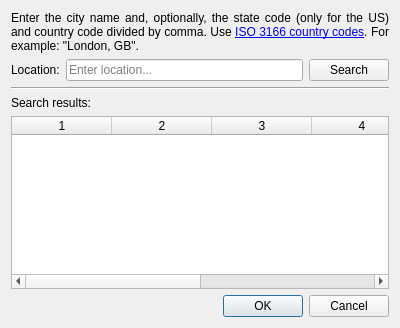
<?xml version="1.0" encoding="UTF-8"?>
<ui version="4.0">
 <class>LocationFinderDialog</class>
 <widget class="QDialog" name="LocationFinderDialog">
  <property name="geometry">
   <rect>
    <x>0</x>
    <y>0</y>
    <width>400</width>
    <height>328</height>
   </rect>
  </property>
  <property name="windowTitle">
   <string>Location coordinates</string>
  </property>
  <property name="windowIcon">
   <iconset resource="rsc/resources.qrc">
    <normaloff>:/TrayWeather/application.svg</normaloff>:/TrayWeather/application.svg</iconset>
  </property>
  <property name="modal">
   <bool>true</bool>
  </property>
  <layout class="QVBoxLayout" name="verticalLayout">
   <item>
    <widget class="QLabel" name="label_2">
     <property name="text">
      <string>&lt;html&gt;&lt;head/&gt;&lt;body&gt;&lt;p&gt;Enter the city name and, optionally, the state code (only for the US) and country code divided by comma. Use &lt;a href=&amp;quot;https://en.wikipedia.org/wiki/ISO_3166-1_alpha-2&amp;quot;&gt;ISO 3166 country codes&lt;/a&gt;. For example: &amp;quot;London, GB&amp;quot;.&lt;/p&gt;
&lt;/body&gt;&lt;/html&gt;</string>
     </property>
     <property name="textFormat">
      <enum>Qt::RichText</enum>
     </property>
     <property name="scaledContents">
      <bool>false</bool>
     </property>
     <property name="alignment">
      <set>Qt::AlignJustify|Qt::AlignVCenter</set>
     </property>
     <property name="wordWrap">
      <bool>true</bool>
     </property>
     <property name="openExternalLinks">
      <bool>true</bool>
     </property>
    </widget>
   </item>
   <item>
    <layout class="QHBoxLayout" name="horizontalLayout">
     <item>
      <widget class="QLabel" name="label">
       <property name="text">
        <string>Location:</string>
       </property>
      </widget>
     </item>
     <item>
      <widget class="QLineEdit" name="m_location">
       <property name="placeholderText">
        <string>Enter location...</string>
       </property>
      </widget>
     </item>
     <item>
      <widget class="QPushButton" name="m_searchButton">
       <property name="text">
        <string>Search</string>
       </property>
      </widget>
     </item>
    </layout>
   </item>
   <item>
    <widget class="Line" name="line">
     <property name="orientation">
      <enum>Qt::Horizontal</enum>
     </property>
    </widget>
   </item>
   <item>
    <widget class="QLabel" name="label_3">
     <property name="text">
      <string>Search results:</string>
     </property>
    </widget>
   </item>
   <item>
    <widget class="QTableWidget" name="m_locationsTable">
     <property name="sizeAdjustPolicy">
      <enum>QAbstractScrollArea::AdjustToContents</enum>
     </property>
     <property name="editTriggers">
      <set>QAbstractItemView::NoEditTriggers</set>
     </property>
     <property name="showDropIndicator" stdset="0">
      <bool>false</bool>
     </property>
     <property name="dragDropOverwriteMode">
      <bool>false</bool>
     </property>
     <property name="alternatingRowColors">
      <bool>true</bool>
     </property>
     <property name="selectionMode">
      <enum>QAbstractItemView::SingleSelection</enum>
     </property>
     <property name="selectionBehavior">
      <enum>QAbstractItemView::SelectRows</enum>
     </property>
     <property name="columnCount">
      <number>6</number>
     </property>
     <attribute name="verticalHeaderVisible">
      <bool>false</bool>
     </attribute>
     <column/>
     <column/>
     <column/>
     <column/>
     <column/>
     <column/>
    </widget>
   </item>
   <item>
    <widget class="QDialogButtonBox" name="m_buttonBox">
     <property name="orientation">
      <enum>Qt::Horizontal</enum>
     </property>
     <property name="standardButtons">
      <set>QDialogButtonBox::Cancel|QDialogButtonBox::Ok</set>
     </property>
    </widget>
   </item>
  </layout>
 </widget>
 <resources>
  <include location="rsc/resources.qrc"/>
 </resources>
 <connections>
  <connection>
   <sender>m_buttonBox</sender>
   <signal>accepted()</signal>
   <receiver>LocationFinderDialog</receiver>
   <slot>accept()</slot>
   <hints>
    <hint type="sourcelabel">
     <x>248</x>
     <y>254</y>
    </hint>
    <hint type="destinationlabel">
     <x>157</x>
     <y>274</y>
    </hint>
   </hints>
  </connection>
  <connection>
   <sender>m_buttonBox</sender>
   <signal>rejected()</signal>
   <receiver>LocationFinderDialog</receiver>
   <slot>reject()</slot>
   <hints>
    <hint type="sourcelabel">
     <x>316</x>
     <y>260</y>
    </hint>
    <hint type="destinationlabel">
     <x>286</x>
     <y>274</y>
    </hint>
   </hints>
  </connection>
 </connections>
</ui>
